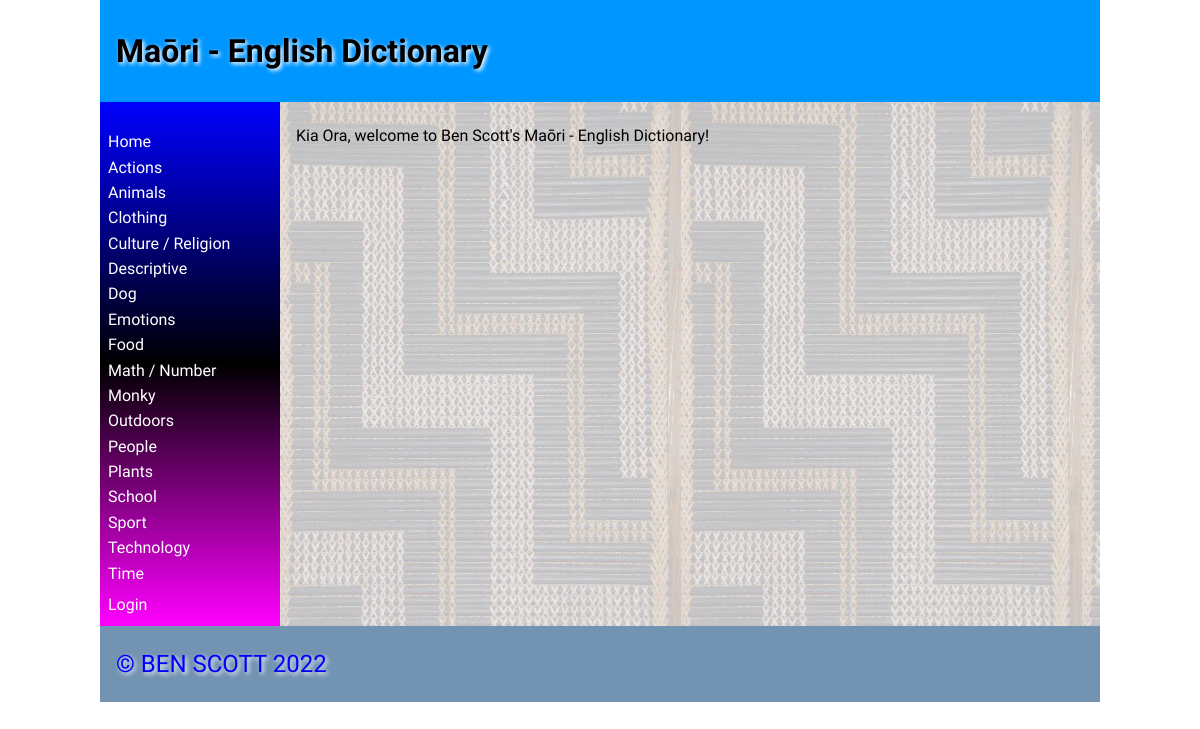
Before: / with the older database file.
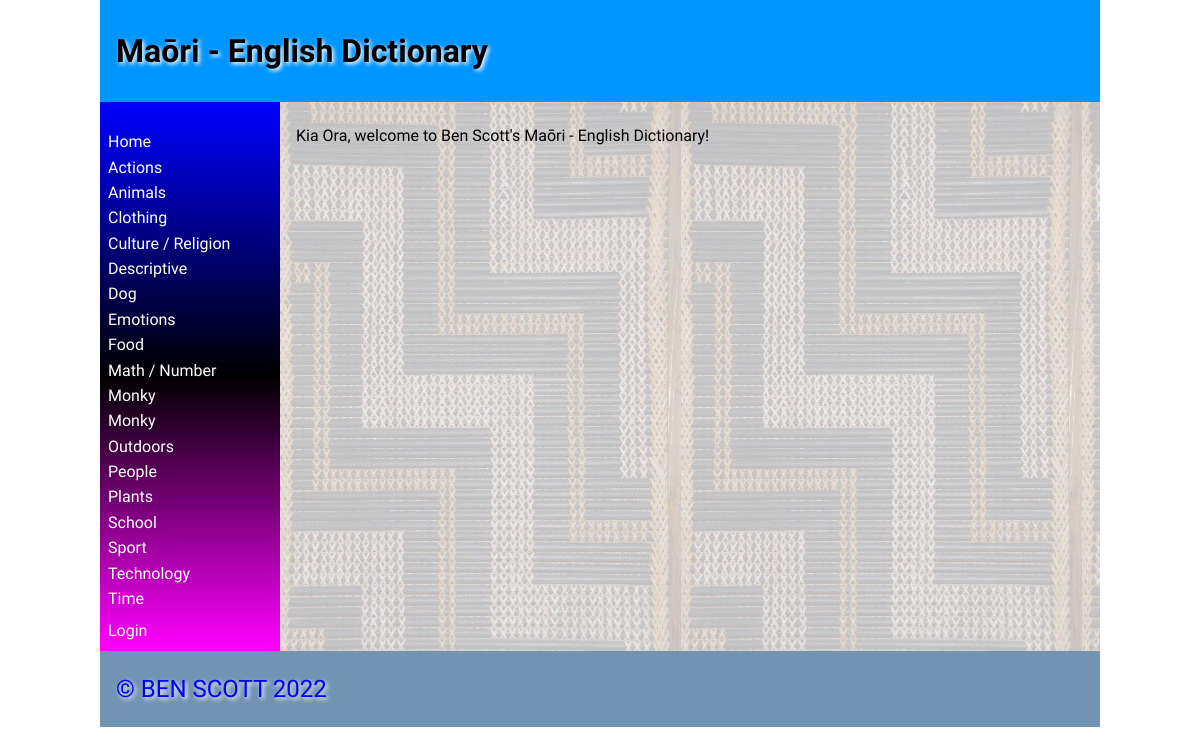
After: the same page with the newer database file.
### tables this page shows
CREATE TABLE categories
(
	id integer
		constraint categories_pk
			primary key autoincrement,
	category varchar(30)
);

### app.py (the view, shortened to what this page needs)
@app.route('/', methods=['POST', 'GET'])
def web_main_page():
    return render_template('home.html', categories=get_category_list(), logged_in=is_logged_in(), teacher=is_teacher())

### app.py (called while the page is built)
def create_connection(db_file):
    try:
        connection = sqlite3.connect(db_file)
        return connection
    except Error as e:
        print(e)
    return None

def get_category_list():
    con = create_connection(DATABASE)
    query = "SELECT category, id FROM categories ORDER BY category ASC "
    cur = con.cursor()
    cur.execute(query)
    category_list = cur.fetchall()
    con.close()
    return category_list

def is_teacher():
    if session.get("role") == '1':
        print("Is a teacher")
        return True
    return False

def is_logged_in():
    if session.get("email") is None:
        print("Not logged in")
        return False
    else:
        print("Logged in")
        return True

### templates/home.html (shortened to what this page needs)
{% extends 'base.html' %}
{% block heading %}Maōri - English Dictionary{% endblock %}
{% block main %}
<p>Kia Ora, {{ session.first_name }} welcome to Ben Scott's Maōri - English Dictionary!</p>
{% endblock %}

### templates/base.html (shortened to what this page needs)
<!doctype html>
<html lang="en">
<head>
	<link href="{{ url_for('static', filename='css/style.css') }}" rel="stylesheet">
</head>
<body>
	<div id="container">
		<header>
			<h1>{% block heading %}MAORI DICTIONARY!{% endblock %}</h1>
		</header>
		<nav>
			<ul>
                <li><a href="/">Home</a></li>
				<div class="category">
				{% for category in categories %}
					<div class ="category-box">
						<li><a href="/category/{{ category[1] }}">{{ category[0] }}</a></li>
					</div>
                {% endfor %}
				</div>
				<li> </li>
				{% if logged_in %}
				<li><a href="/logout">Log out</a></li>
				{% else %}
				<li><a href="/login">Login</a></li>
				{% endif %}
			</ul>
		</nav>
		<main>
		{% block main %}{% endblock %}
        </main>
		<footer>
			<p>
				&copy; BEN SCOTT 2022
			</p>
		</footer>
	</div>
</body>
</html>

Changed rows visible on the page:
added categories: category "Monky"
